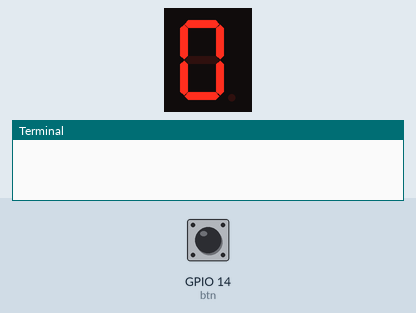
Bench run of a program on a simulated Raspberry Pi (BCM pin numbers). On the bench: 1-digit seven-segment display, the last lines printed to the terminal. The inputs (shaded band) are chosen by the test bench; at power-on: GPIO 14 (btn) LOW. The segment pins are drawn as the display they are named for.

Above: at 1.2 s.
1.3 s: GPIO 14 (btn) pulled HIGH for 0.15 s
At 2.6 s:
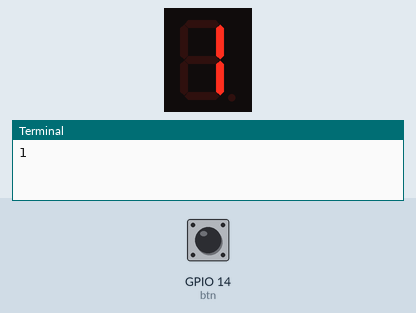
3.5 s: GPIO 14 (btn) pulled HIGH for 1 s
At 4.4 s:
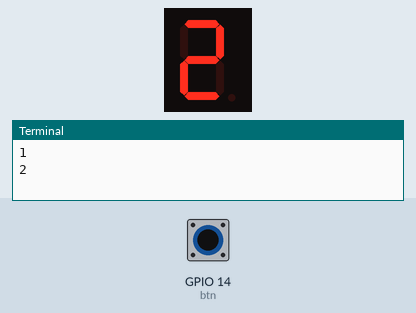
6.0 s: GPIO 14 (btn) pulled HIGH for 0.15 s
At 6.3 s:
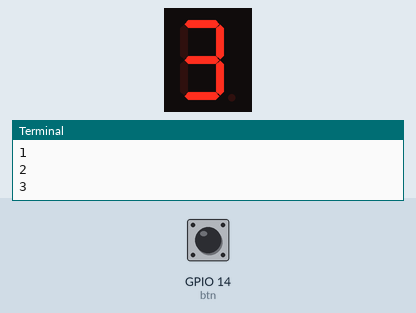
7.6 s: GPIO 14 (btn) pulled HIGH for 1 s
At 8.3 s:
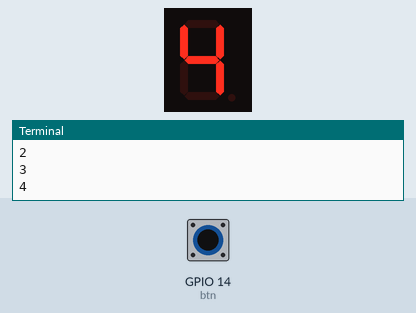
Timing chart, 0 to 10.6 s (numbered marks = the images above; inputs shaded):
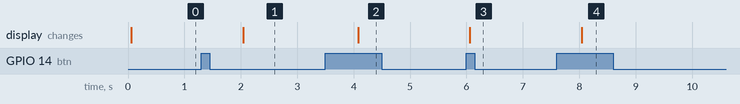

Measured:
- after the input at 1.3 s, the display: changes after 0.74 s (image 1)
- after the input at 3.5 s, the display: changes after 0.58 s (image 2)
- after the input at 6.0 s, the display: changes after 0.06 s (image 3)
- after the input at 7.6 s, the display: changes after 0.44 s (image 4)

The program:

segment.py
```python
import RPi.GPIO as GPIO
import time

GPIO.setwarnings(False)
GPIO.setmode(GPIO.BCM)

segments = [17,27,22,10,9,11,5]
btn = 14
cnt = 0

def handler(channel):
	global cnt
	cnt += 1
	print(cnt)

digits = ((1,1,1,1,1,1,0),
				  (0,1,1,0,0,0,0),
				  (1,1,0,1,1,0,1),
				  (1,1,1,1,0,0,1),
				  (0,1,1,0,0,1,1),
				  (1,0,1,1,0,1,1),
				  (1,0,1,1,1,1,1),
				  (1,1,1,0,0,0,0),
				  (1,1,1,1,1,1,1),
				  (1,1,1,1,0,1,1))

GPIO.setup(segments[0], GPIO.OUT)
GPIO.setup(segments[1], GPIO.OUT)
GPIO.setup(segments[2], GPIO.OUT)
GPIO.setup(segments[3], GPIO.OUT)
GPIO.setup(segments[4], GPIO.OUT)
GPIO.setup(segments[5], GPIO.OUT)
GPIO.setup(segments[6], GPIO.OUT)

GPIO.setup(btn, GPIO.IN, pull_up_down=GPIO.PUD_DOWN)
GPIO.add_event_detect(btn, GPIO.RISING, callback=handler)

while(True):
		i = cnt%9
		GPIO.output(segments[0], digits[i][0])
		GPIO.output(segments[1], digits[i][1])
		GPIO.output(segments[2], digits[i][2])
		GPIO.output(segments[3], digits[i][3])
		GPIO.output(segments[4], digits[i][4])
		GPIO.output(segments[5], digits[i][5])
		GPIO.output(segments[6], digits[i][6])
		time.sleep(1)
GPIO.cleanup()
```
